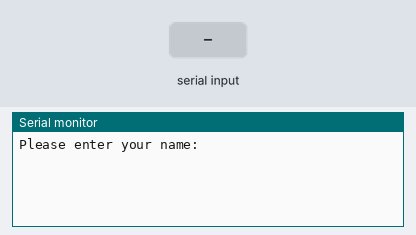
A sketch run on a simulated Arduino Uno, built with avr-gcc and run on an emulated ATmega328P. Parts: the last lines printed to the serial monitor. Inputs (shaded band) come from the test bench.

Above: at 1.2 s.
1.3 s: "90,45\n" received over Serial
At 2.7 s:
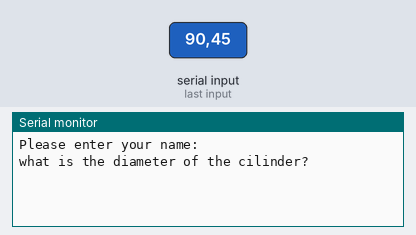
3.8 s: "30,150\n" received over Serial
At 4.7 s:
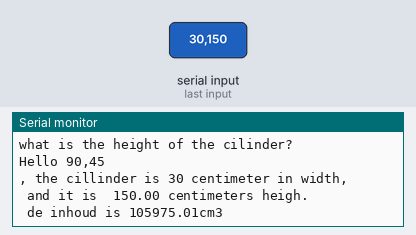

Measured:
- after the input at 1.3 s, the serial monitor: prints a new line after 1.0 s (image 1)
- after the input at 3.8 s, the serial monitor: prints a new line at once (image 2)

The sketch:

SerialCommunication.ino
```cpp
String myName;   //Declare a String variable to hold your name
int diameter;         //Declare an Int variable to hold your age
float height;    //Declare a float variable to hold your height
float pi = 3.14;  //declare a float avriable to hold PI

void setup() {
  Serial.begin(9600);      // turn on Serial Port
}

void loop() {

  Serial.println("Please enter your name: "); //Prompt User for input
  while (Serial.available()==0) {             //Wait for user input

  }
  myName=Serial.readString();                 //Read user input into myName

  Serial.println("what is the diameter of the cilinder? ");        //Prompt User for input
  while (Serial.available()==0)  {

  }
  diameter=Serial.parseInt();                      //Read user input into age

  Serial.println("what is the height of the cilinder? ");      //Prompt User for input
  while (Serial.available()==0)  {

  }
  height=Serial.parseInt();                //Read user input into height

  float volume = pi * (diameter / 2) * (diameter / 2) * height;

  Serial.print("Hello ");                    //Print out nicely formatted output.
  Serial.print(myName);
  Serial.print(", the cillinder is ");
  Serial.print(diameter);
  Serial.println(" centimeter in width,");
  Serial.print(" and it is  ");
  Serial.print(height);
  Serial.println(" centimeters heigh.");
  Serial.print (" de inhoud is ");
  Serial.print (volume);
  Serial.print ("cm3");
  delay (1000);

}
```
